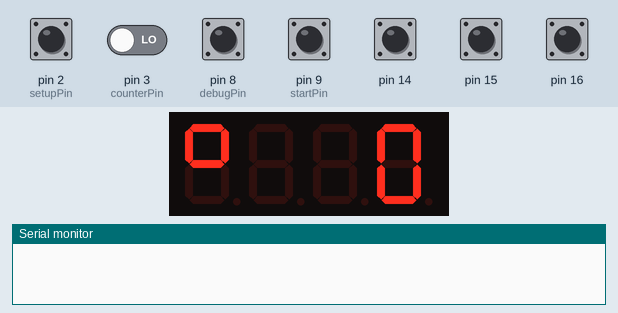
Recording of a sketch running on a simulated Arduino Uno, built with avr-gcc and run on an emulated ATmega328P. Parts: 4-digit seven-segment display, the last lines printed to the serial monitor. Inputs (shaded band) come from the test bench; at power-on: pin 2 (setupPin), pin 8 (debugPin), pin 9 (startPin), pin 14–16 HIGH, pin 3 (counterPin) LOW. EEPROM starts erased.

Above: at 1.7 s.
1.8 s: pin 9 (startPin) pulled LOW for 0.15 s
At 4.0 s:
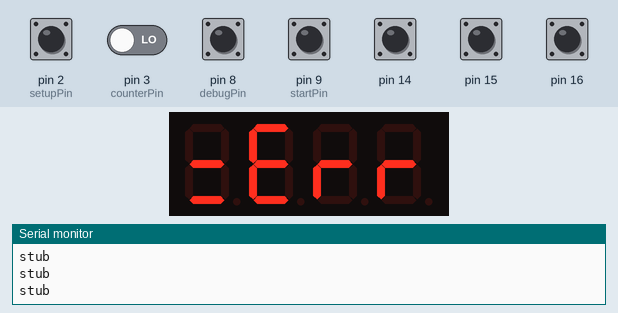
4.9 s: pin 2 (setupPin) pulled LOW for 1 s
At 5.72 s:
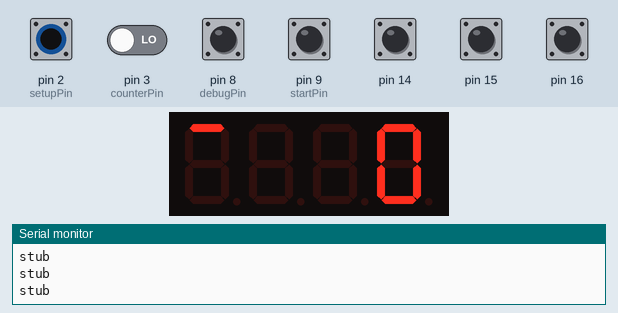
6.5 s: pin 2 (setupPin) pulled LOW for 0.15 s
7.2 s: pin 2 (setupPin) pulled LOW for 0.15 s
At 7.52 s:
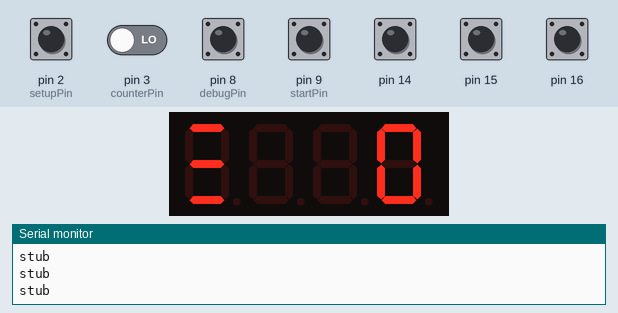
Timing chart, 0 to 8.9 s (numbered marks = the images above; inputs shaded):
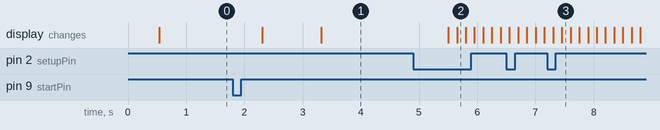

Measured:
- after the input at 1.8 s, the display: first changes after 0.50 s (image 1 shows a later state)
- after the input at 4.9 s, the display: first differs from a run without the input after 0.61 s (image 2 shows a later state)
- after the input at 7.2 s, the display: first differs from a run without the input after 0.25 s (image 3)

The sketch:

welder.ino
```cpp
#include <EEPROM.h>
#define CLK 5
#define DIO 4
#include "TimedAction.h"
#include "GyverTM1637.h"
#include "button.h"
GyverTM1637 disp(CLK, DIO);

const int setupPin = 2; //setup button
const int counterPin = 3; //Feedback coil input
// const int ledPin = 13;
const int powerPin = 6; //out to welder
const int buzzerPin = 7;
const int debugPin = 8; //if set activates display of impulse counter from counterPin
const int startPin = 9; //start button

button startBtn(startPin);
button setupBtn(setupPin);

const int settingsImpulseLimit = 100; //max value for setting, in sinwave half-periods (0.1ms per impulse if 100Hz)

//const char* mainModes[] = {"main", "welding", "setup", "debug"};
volatile char* MODE = "main";

const char* setupModes[] = {"setupInit", "setupDelay", "setupMain"};
volatile char* setupMODE = setupModes[0];
const int maxSetupIndex = sizeof(setupModes) / sizeof(setupModes[0]) - 1;
volatile int curSetupIndex = 0;

volatile bool setupIsPressed = false, setupMode = false;
volatile bool startIsPressed = false, weldingMode = false;
volatile bool mutex = false; // blocking flag while choosing or running any mode
bool debug = false;

int impulses = 0; // impulse counter
int impulseDuration = 10; // millisec

unsigned long FuseTimer = 100; //ms, fuse for welding > defined time
unsigned long initTimer = 0, delayTimer = 0, mainTimer = 0; //ms, timers for welding
unsigned long startime = 0;

volatile int initCycleImpulses = 0; // Preheat impulses
volatile int delayCycleTime = 0;    // time betwin preheat and main cycles
volatile int mainCycleImpulses = 0; // welding impulses in main cycle

// encoder variables
volatile bool encFlag = 0;    // флаг поворота
volatile byte reset = 0, last = 0;

volatile byte ledState = LOW;
bool dispBlink = false;


void updateLCD(int x, char* type='default') {
    disp.clear();
    disp.displayInt(x);
}

void useEncoder (volatile int& var) {
    byte state = (PINC & 0b00000011);    // A1+A0 (PORT C) - encoder
    if (reset && state == 0b11) {
        int prevCount = var;
        if (last == 0b10) var++;
        else if (last == 0b01) var--;
        reset = 0;
    }
    if (!state) reset = 1;
        last = state;
}

//Encoder processing on low level
ISR (PCINT1_vect) {
    if (MODE == "setup") { //setup
        if (setupMODE == "setupInit") {
            useEncoder(initCycleImpulses);
            if (initCycleImpulses < 0) initCycleImpulses = 0;
            if (initCycleImpulses > settingsImpulseLimit) initCycleImpulses = settingsImpulseLimit;
        }
        else if (setupMODE == "setupDelay") {
            useEncoder(delayCycleTime);
            if (delayCycleTime < 0) delayCycleTime = 0;
            if (delayCycleTime > settingsImpulseLimit) delayCycleTime = settingsImpulseLimit;
        }
        else if (setupMODE == "setupMain") {
            useEncoder(mainCycleImpulses);
            if (mainCycleImpulses < 0) mainCycleImpulses = 0;
            if (mainCycleImpulses > settingsImpulseLimit) mainCycleImpulses = settingsImpulseLimit;
        }
    }
}

void displaySetupData() {
    if (setupMODE == "setupInit") {
        updateLCD(initCycleImpulses);
        disp.displayByte(0, 0x01); //mode sign
        }
    if (setupMODE == "setupDelay") {
        updateLCD(delayCycleTime);
        disp.displayByte(0, 0x41);
        }
    if (setupMODE == "setupMain") {
        updateLCD(mainCycleImpulses);
        disp.displayByte(0, 0x49);
        }
    dispBlink = !dispBlink;
    if (dispBlink) disp.clear();
}

void startWelding() {
    delay(500);
    disp.displayByte(0x48,_r,_u,_n);
    delay(1000);
    initTimer = initCycleImpulses*impulseDuration;
    delayTimer = delayCycleTime*impulseDuration;
    mainTimer = mainCycleImpulses*impulseDuration;

    startime = millis();
    digitalWrite(buzzerPin, HIGH);
    digitalWrite(powerPin, HIGH);
    impulses = 0;
    //waiting for feedback signal
    while (impulses == 0) {
        Serial.println("stub"); // magic row, "MODE" and "impulses" variable are unable to update without Serial call
        // exit if no signal
        if (millis() - startime > initTimer + 2*impulseDuration) {
            digitalWrite(powerPin, LOW);
            digitalWrite(buzzerPin, LOW);
            disp.displayByte(0x48,_E,_r,_r);
            delay(1500);
            alarmBuzzer();
            MODE = "main";
            return;
        }
    }
    //start timer on impulses signal
    startime = millis();
    while (millis() - startime < initTimer) delay(1);
    digitalWrite(powerPin, LOW);
    digitalWrite(buzzerPin, LOW);
    //delay
    delay(delayTimer);
    //main
    startime = millis();
    digitalWrite(buzzerPin, HIGH);
    digitalWrite(powerPin, HIGH);
    impulses = 0;
    //waiting for feedback signal
    while (impulses == 0) {
        Serial.println("stub");
        // exit if no signal
        if (millis() - startime > mainTimer + 2*impulseDuration) {
            digitalWrite(powerPin, LOW);
            digitalWrite(buzzerPin, LOW);
            disp.displayByte(0x48,_E,_r,_r);
            delay(1500);
            alarmBuzzer();
            MODE = "main";
            return;
        }
    }
    //start timer on impulses signal
    startime = millis();
    while (millis() - startime < mainTimer) delay(1);
    digitalWrite(powerPin, LOW);
    digitalWrite(buzzerPin, LOW);
    MODE = "main";
}

void alarmBuzzer() {
    for (int i = 0; i < 3; i++) {
        digitalWrite(buzzerPin, HIGH);
        delay(200);
        digitalWrite(buzzerPin, LOW);
        delay(25);
    }
}

void impulseCounter() {
//   if (MODE == "welding") Serial.println("welding");
//   if (MODE == "setup") Serial.println("setup");
//   if (MODE == "main") Serial.println("main");
//   if (MODE == "debug") Serial.println("debug");
    if (MODE == "welding") {
          Serial.println(impulses); // magic row, "MODE" and "impulses" variable are unable to update without Serial call
      impulses++;
    }
}

void initEEPROM() {
    if (EEPROM.read(10) == 255) { //mark address "10" as inited
        saveEEPROM();
        EEPROM.put(10, 0);
    }
}
void saveEEPROM() {
    EEPROM.put(0, initCycleImpulses);
    EEPROM.put(2, mainCycleImpulses);
    EEPROM.put(4, delayCycleTime);
    }

void loadEEPROM() {
    EEPROM.get(0, initCycleImpulses);
    EEPROM.get(2, mainCycleImpulses);
    EEPROM.get(4, delayCycleTime);
    }
//debug function
void counter() {
    impulses++;
}
//debug function
void checkCounter() {
    updateLCD(impulses);
    startime = millis();
    impulses = 0;
}

TimedAction displaySetupDataAction     = TimedAction(150, displaySetupData);
// TimedAction weldingFuseAction          = TimedAction(10, weldingFuse);
// Debug, impulse counter display:
TimedAction checkCounterAction         = TimedAction(1000, checkCounter);


void setup() {
    pinMode(powerPin, OUTPUT);
    pinMode(debugPin, INPUT_PULLUP);
    // pinMode(setupPin, INPUT);
    // pinMode(startPin, INPUT);
    Serial.begin(500000);
    if (digitalRead(debugPin) == LOW) {
      MODE = "debug";
    }
    disp.clear();
    disp.brightness(2);    // яркость, 0 - 7 (минимум - максимум)
    attachInterrupt(digitalPinToInterrupt(counterPin), impulseCounter, RISING);
    if (MODE == "debug") {
        attachInterrupt(digitalPinToInterrupt(counterPin), counter, RISING);
    }
    PCICR   |= B00000010;			// "PCIE1" enabeled (Port C)
    PCMSK1  |= B00000111;			//  A2, A1, A0 will trigger interrupt

    initEEPROM();
    loadEEPROM();

    // Serial.println(mainCycleImpulses);
    disp.displayByte(_dash, _dash, _dash, _dash);
    delay(500);
}

void loop() {
    if (MODE == "main") {
        disp.displayInt(mainCycleImpulses); // main mode indicator
        disp.displayByte(0, 0x63); //mode sign
    }
    if (MODE == "setup") {
        displaySetupDataAction.check();
    }
    if (MODE == "debug") {
        checkCounterAction.check();
    }
    //enter settings
    if (setupBtn.click() && MODE != "debug") {
        if (MODE == "main") {
            curSetupIndex = 0;
            MODE = "setup";
        }
        if (curSetupIndex > maxSetupIndex) { //exit settings
            curSetupIndex = 0;
            MODE = "main";
            saveEEPROM();
        }
        setupMODE = setupModes[curSetupIndex];
        curSetupIndex += 1;
    }
    //start
    if (startBtn.click()) {
        if (MODE == "main") {
            curSetupIndex = 0;
            MODE = "welding";
//            if (MODE == "main") Serial.println("main1");
//            if (MODE == "welding") Serial.println("welding1");
            startWelding();
        }
    }
}
```

button.h
```cpp
class button {
  public:
    button (byte pin) {
      _pin = pin;
      pinMode(_pin, INPUT_PULLUP);
    }
    bool click() {
      bool btnState = digitalRead(_pin);
      if (!btnState && !_flag && millis() - _tmr >= 200) {
        _flag = true;
        _tmr = millis();
        return true;
      }
//      if (!btnState && _flag && millis() - _tmr >= 700) {
//        _tmr = millis ();
//        return true;
//      }
      if (btnState && _flag) {
        _flag = false;
        _tmr = millis();
      }
      return false;
    }
  private:
    byte _pin;
    uint32_t _tmr;
    bool _flag;
};
```
